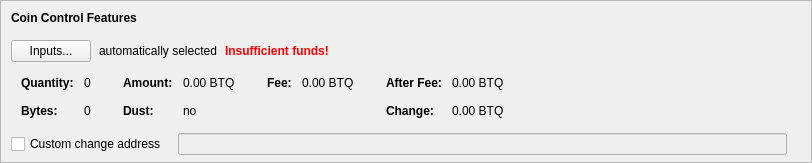
      <widget class="QFrame" name="frameCoinControl">
       <property name="sizePolicy">
        <sizepolicy hsizetype="Expanding" vsizetype="Fixed">
         <horstretch>0</horstretch>
         <verstretch>0</verstretch>
        </sizepolicy>
       </property>
       <property name="maximumSize">
        <size>
         <width>16777215</width>
         <height>16777215</height>
        </size>
       </property>
       <property name="frameShape">
        <enum>QFrame::StyledPanel</enum>
       </property>
       <property name="frameShadow">
        <enum>QFrame::Sunken</enum>
       </property>
       <layout class="QVBoxLayout" name="verticalLayoutCoinControl2">
        <property name="spacing">
         <number>0</number>
        </property>
        <property name="leftMargin">
         <number>0</number>
        </property>
        <property name="topMargin">
         <number>0</number>
        </property>
        <property name="rightMargin">
         <number>0</number>
        </property>
        <property name="bottomMargin">
         <number>6</number>
        </property>
        <item>
         <layout class="QVBoxLayout" name="verticalLayoutCoinControl" stretch="0,0,0,0,0">
          <property name="spacing">
           <number>0</number>
          </property>
          <property name="leftMargin">
           <number>10</number>
          </property>
          <property name="topMargin">
           <number>10</number>
          </property>
          <item>
           <layout class="QHBoxLayout" name="horizontalLayoutCoinControl1">
            <property name="bottomMargin">
             <number>15</number>
            </property>
            <item>
             <widget class="QLabel" name="labelCoinControlFeatures">
              <property name="sizePolicy">
               <sizepolicy hsizetype="Preferred" vsizetype="Maximum">
                <horstretch>0</horstretch>
                <verstretch>0</verstretch>
               </sizepolicy>
              </property>
              <property name="font">
               <font>
                <weight>75</weight>
                <bold>true</bold>
               </font>
              </property>
              <property name="styleSheet">
               <string notr="true">font-weight:bold;</string>
              </property>
              <property name="text">
               <string>Coin Control Features</string>
              </property>
             </widget>
            </item>
           </layout>
          </item>
          <item>
           <layout class="QHBoxLayout" name="horizontalLayoutCoinControl2" stretch="0,0,0,0">
            <property name="spacing">
             <number>8</number>
            </property>
            <property name="bottomMargin">
             <number>10</number>
            </property>
            <item>
             <widget class="QPushButton" name="pushButtonCoinControl">
              <property name="styleSheet">
               <string notr="true"/>
              </property>
              <property name="text">
               <string>Inputs...</string>
              </property>
              <property name="autoDefault">
               <bool>false</bool>
              </property>
             </widget>
            </item>
            <item>
             <widget class="QLabel" name="labelCoinControlAutomaticallySelected">
              <property name="text">
               <string>automatically selected</string>
              </property>
              <property name="margin">
               <number>5</number>
              </property>
             </widget>
            </item>
            <item>
             <widget class="QLabel" name="labelCoinControlInsuffFunds">
              <property name="font">
               <font>
                <weight>75</weight>
                <bold>true</bold>
               </font>
              </property>
              <property name="styleSheet">
               <string notr="true">color:red;font-weight:bold;</string>
              </property>
              <property name="text">
               <string>Insufficient funds!</string>
              </property>
              <property name="margin">
               <number>5</number>
              </property>
             </widget>
            </item>
            <item>
             <spacer name="horizontalSpacerCoinControl">
              <property name="orientation">
               <enum>Qt::Horizontal</enum>
              </property>
              <property name="sizeHint" stdset="0">
               <size>
                <width>40</width>
                <height>1</height>
               </size>
              </property>
             </spacer>
            </item>
           </layout>
          </item>
          <item>
           <widget class="QWidget" name="widgetCoinControl" native="true">
            <property name="sizePolicy">
             <sizepolicy hsizetype="Preferred" vsizetype="Preferred">
              <horstretch>0</horstretch>
              <verstretch>0</verstretch>
             </sizepolicy>
            </property>
            <property name="minimumSize">
             <size>
              <width>0</width>
              <height>0</height>
             </size>
            </property>
            <property name="styleSheet">
             <string notr="true"/>
            </property>
            <layout class="QHBoxLayout" name="horizontalLayoutCoinControl5">
             <property name="leftMargin">
              <number>0</number>
             </property>
             <property name="topMargin">
              <number>0</number>
             </property>
             <property name="rightMargin">
              <number>0</number>
             </property>
             <property name="bottomMargin">
              <number>0</number>
             </property>
             <item>
              <layout class="QHBoxLayout" name="horizontalLayoutCoinControl3" stretch="0,0,0,1">
               <property name="spacing">
                <number>20</number>
               </property>
               <property name="topMargin">
                <number>0</number>
               </property>
               <property name="bottomMargin">
                <number>10</number>
               </property>
               <item>
                <layout class="QFormLayout" name="formLayoutCoinControl1">
                 <property name="horizontalSpacing">
                  <number>10</number>
                 </property>
                 <property name="verticalSpacing">
                  <number>14</number>
                 </property>
                 <property name="leftMargin">
                  <number>10</number>
                 </property>
                 <property name="topMargin">
                  <number>4</number>
                 </property>
                 <property name="rightMargin">
                  <number>6</number>
                 </property>
                 <item row="0" column="0">
                  <widget class="QLabel" name="labelCoinControlQuantityText">
                   <property name="font">
                    <font>
                     <weight>75</weight>
                     <bold>true</bold>
                    </font>
                   </property>
                   <property name="text">
                    <string>Quantity:</string>
                   </property>
                   <property name="margin">
                    <number>0</number>
                   </property>
                  </widget>
                 </item>
                 <item row="0" column="1">
                  <widget class="QLabel" name="labelCoinControlQuantity">
                   <property name="cursor">
                    <cursorShape>IBeamCursor</cursorShape>
                   </property>
                   <property name="contextMenuPolicy">
                    <enum>Qt::ActionsContextMenu</enum>
                   </property>
                   <property name="text">
                    <string notr="true">0</string>
                   </property>
                   <property name="margin">
                    <number>0</number>
                   </property>
                   <property name="textInteractionFlags">
                    <set>Qt::LinksAccessibleByMouse|Qt::TextSelectableByKeyboard|Qt::TextSelectableByMouse</set>
                   </property>
                  </widget>
                 </item>
                 <item row="1" column="0">
                  <widget class="QLabel" name="labelCoinControlBytesText">
                   <property name="font">
                    <font>
                     <weight>75</weight>
                     <bold>true</bold>
                    </font>
                   </property>
                   <property name="text">
                    <string>Bytes:</string>
                   </property>
                  </widget>
                 </item>
                 <item row="1" column="1">
                  <widget class="QLabel" name="labelCoinControlBytes">
                   <property name="cursor">
                    <cursorShape>IBeamCursor</cursorShape>
                   </property>
                   <property name="contextMenuPolicy">
                    <enum>Qt::ActionsContextMenu</enum>
                   </property>
                   <property name="text">
                    <string notr="true">0</string>
                   </property>
                   <property name="textInteractionFlags">
                    <set>Qt::LinksAccessibleByMouse|Qt::TextSelectableByKeyboard|Qt::TextSelectableByMouse</set>
                   </property>
                  </widget>
                 </item>
                </layout>
               </item>
               <item>
                <layout class="QFormLayout" name="formLayoutCoinControl2">
                 <property name="horizontalSpacing">
                  <number>10</number>
                 </property>
                 <property name="verticalSpacing">
                  <number>14</number>
                 </property>
                 <property name="leftMargin">
                  <number>6</number>
                 </property>
                 <property name="topMargin">
                  <number>4</number>
                 </property>
                 <property name="rightMargin">
                  <number>6</number>
                 </property>
                 <item row="0" column="0">
                  <widget class="QLabel" name="labelCoinControlAmountText">
                   <property name="font">
                    <font>
                     <weight>75</weight>
                     <bold>true</bold>
                    </font>
                   </property>
                   <property name="text">
                    <string>Amount:</string>
                   </property>
                   <property name="margin">
                    <number>0</number>
                   </property>
                  </widget>
                 </item>
                 <item row="0" column="1">
                  <widget class="QLabel" name="labelCoinControlAmount">
                   <property name="cursor">
                    <cursorShape>IBeamCursor</cursorShape>
                   </property>
                   <property name="contextMenuPolicy">
                    <enum>Qt::ActionsContextMenu</enum>
                   </property>
                   <property name="text">
                    <string notr="true">0.00 BTQ</string>
                   </property>
                   <property name="textInteractionFlags">
                    <set>Qt::LinksAccessibleByMouse|Qt::TextSelectableByKeyboard|Qt::TextSelectableByMouse</set>
                   </property>
                  </widget>
                 </item>
                 <item row="1" column="0">
                  <widget class="QLabel" name="labelCoinControlLowOutputText">
                   <property name="font">
                    <font>
                     <weight>75</weight>
                     <bold>true</bold>
                    </font>
                   </property>
                   <property name="text">
                    <string>Dust:</string>
                   </property>
                  </widget>
                 </item>
                 <item row="1" column="1">
                  <widget class="QLabel" name="labelCoinControlLowOutput">
                   <property name="cursor">
                    <cursorShape>IBeamCursor</cursorShape>
                   </property>
                   <property name="contextMenuPolicy">
                    <enum>Qt::ActionsContextMenu</enum>
                   </property>
                   <property name="text">
                    <string notr="true">no</string>
                   </property>
                   <property name="textInteractionFlags">
                    <set>Qt::LinksAccessibleByMouse|Qt::TextSelectableByKeyboard|Qt::TextSelectableByMouse</set>
                   </property>
                  </widget>
                 </item>
                </layout>
               </item>
               <item>
                <layout class="QFormLayout" name="formLayoutCoinControl3">
                 <property name="horizontalSpacing">
                  <number>10</number>
                 </property>
                 <property name="verticalSpacing">
                  <number>14</number>
                 </property>
                 <property name="leftMargin">
                  <number>6</number>
                 </property>
                 <property name="topMargin">
                  <number>4</number>
                 </property>
                 <property name="rightMargin">
                  <number>6</number>
                 </property>
                 <item row="0" column="0">
                  <widget class="QLabel" name="labelCoinControlFeeText">
                   <property name="font">
                    <font>
                     <weight>75</weight>
                     <bold>true</bold>
                    </font>
                   </property>
                   <property name="text">
                    <string>Fee:</string>
                   </property>
                   <property name="margin">
                    <number>0</number>
                   </property>
                  </widget>
                 </item>
                 <item row="0" column="1">
                  <widget class="QLabel" name="labelCoinControlFee">
                   <property name="cursor">
                    <cursorShape>IBeamCursor</cursorShape>
                   </property>
                   <property name="contextMenuPolicy">
                    <enum>Qt::ActionsContextMenu</enum>
                   </property>
                   <property name="text">
                    <string notr="true">0.00 BTQ</string>
                   </property>
                   <property name="textInteractionFlags">
                    <set>Qt::LinksAccessibleByMouse|Qt::TextSelectableByKeyboard|Qt::TextSelectableByMouse</set>
                   </property>
                  </widget>
                 </item>
                </layout>
               </item>
               <item>
                <layout class="QFormLayout" name="formLayoutCoinControl4">
                 <property name="horizontalSpacing">
                  <number>10</number>
                 </property>
                 <property name="verticalSpacing">
                  <number>14</number>
                 </property>
                 <property name="leftMargin">
                  <number>6</number>
                 </property>
                 <property name="topMargin">
                  <number>4</number>
                 </property>
                 <property name="rightMargin">
                  <number>6</number>
                 </property>
                 <item row="0" column="0">
                  <widget class="QLabel" name="labelCoinControlAfterFeeText">
                   <property name="font">
                    <font>
                     <weight>75</weight>
                     <bold>true</bold>
                    </font>
                   </property>
                   <property name="text">
                    <string>After Fee:</string>
                   </property>
                   <property name="margin">
                    <number>0</number>
                   </property>
                  </widget>
                 </item>
                 <item row="0" column="1">
                  <widget class="QLabel" name="labelCoinControlAfterFee">
                   <property name="cursor">
                    <cursorShape>IBeamCursor</cursorShape>
                   </property>
                   <property name="contextMenuPolicy">
                    <enum>Qt::ActionsContextMenu</enum>
                   </property>
                   <property name="text">
                    <string notr="true">0.00 BTQ</string>
                   </property>
                   <property name="textInteractionFlags">
                    <set>Qt::LinksAccessibleByMouse|Qt::TextSelectableByKeyboard|Qt::TextSelectableByMouse</set>
                   </property>
                  </widget>
                 </item>
                 <item row="1" column="0">
                  <widget class="QLabel" name="labelCoinControlChangeText">
                   <property name="font">
                    <font>
                     <weight>75</weight>
                     <bold>true</bold>
                    </font>
                   </property>
                   <property name="text">
                    <string>Change:</string>
                   </property>
                  </widget>
                 </item>
                 <item row="1" column="1">
                  <widget class="QLabel" name="labelCoinControlChange">
                   <property name="cursor">
                    <cursorShape>IBeamCursor</cursorShape>
                   </property>
                   <property name="contextMenuPolicy">
                    <enum>Qt::ActionsContextMenu</enum>
                   </property>
                   <property name="text">
                    <string notr="true">0.00 BTQ</string>
                   </property>
                   <property name="textInteractionFlags">
                    <set>Qt::LinksAccessibleByMouse|Qt::TextSelectableByKeyboard|Qt::TextSelectableByMouse</set>
                   </property>
                  </widget>
                 </item>
                </layout>
               </item>
              </layout>
             </item>
            </layout>
           </widget>
          </item>
          <item>
           <layout class="QHBoxLayout" name="horizontalLayoutCoinControl4" stretch="0,0,0">
            <property name="spacing">
             <number>12</number>
            </property>
            <property name="sizeConstraint">
             <enum>QLayout::SetDefaultConstraint</enum>
            </property>
            <property name="topMargin">
             <number>5</number>
            </property>
            <property name="rightMargin">
             <number>5</number>
            </property>
            <item>
             <widget class="QCheckBox" name="checkBoxCoinControlChange">
              <property name="toolTip">
               <string>If this is activated, but the change address is empty or invalid, change will be sent to a newly generated address.</string>
              </property>
              <property name="text">
               <string>Custom change address</string>
              </property>
             </widget>
            </item>
            <item>
             <widget class="QValidatedLineEdit" name="lineEditCoinControlChange">
              <property name="enabled">
               <bool>false</bool>
              </property>
              <property name="sizePolicy">
               <sizepolicy hsizetype="Expanding" vsizetype="Fixed">
                <horstretch>0</horstretch>
                <verstretch>0</verstretch>
               </sizepolicy>
              </property>
             </widget>
            </item>
            <item>
             <widget class="QLabel" name="labelCoinControlChangeLabel">
              <property name="sizePolicy">
               <sizepolicy hsizetype="Preferred" vsizetype="Expanding">
                <horstretch>0</horstretch>
                <verstretch>0</verstretch>
               </sizepolicy>
              </property>
              <property name="minimumSize">
               <size>
                <width>0</width>
                <height>0</height>
               </size>
              </property>
              <property name="text">
               <string/>
              </property>
              <property name="margin">
               <number>3</number>
              </property>
             </widget>
            </item>
           </layout>
          </item>
          <item>
           <spacer name="verticalSpacerCoinControl">
            <property name="orientation">
             <enum>Qt::Vertical</enum>
            </property>
            <property name="sizeHint" stdset="0">
             <size>
              <width>800</width>
              <height>1</height>
             </size>
            </property>
           </spacer>
          </item>
         </layout>
        </item>
       </layout>
      </widget>
